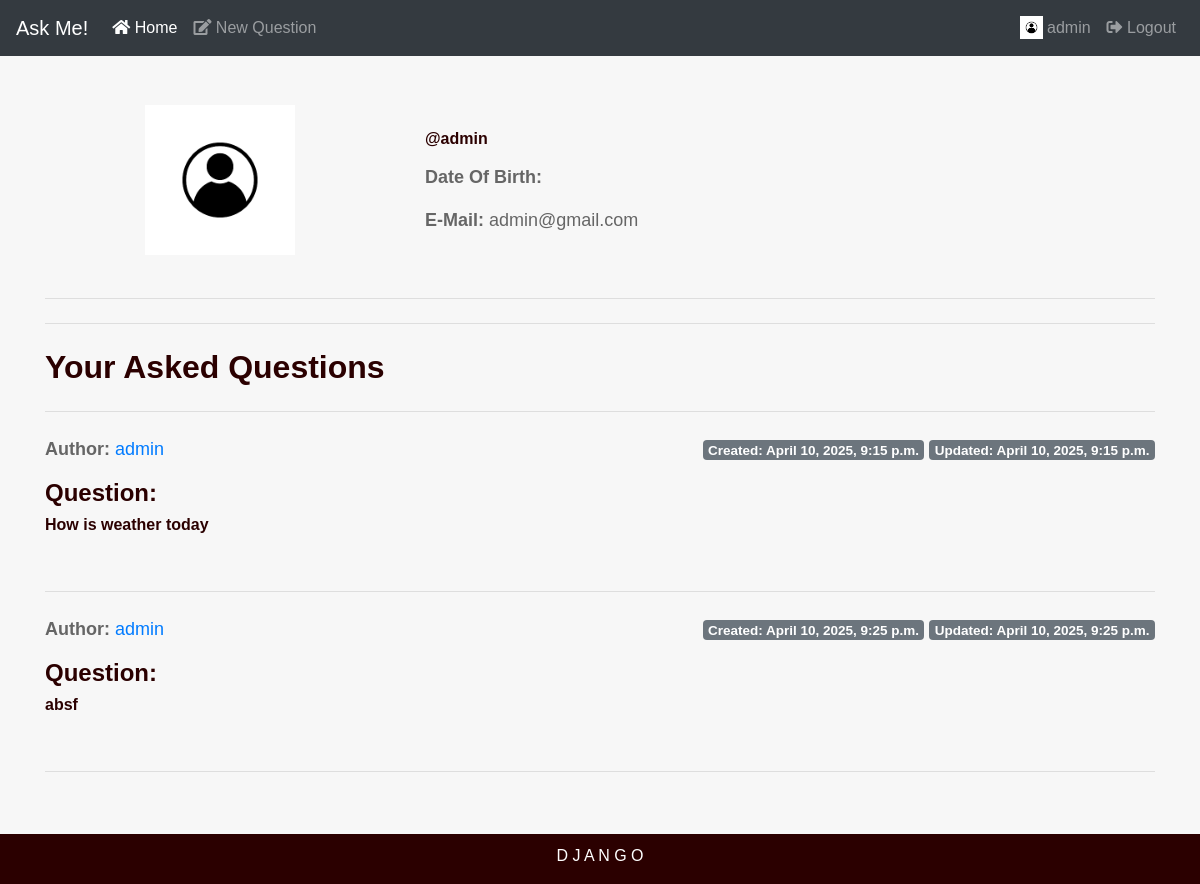
The app's page /askme/profilepage/admin/ (signed in) with its own data.
### myapp/models.py (models this page shows, shortened)
class Question(models.Model):
    slug = models.SlugField(max_length=120)
    author = models.ForeignKey(User , related_name='blog_posts' , on_delete=models.CASCADE)
    body = models.TextField()
    created = models.DateTimeField(auto_now_add=True)
    updated = models.DateTimeField(auto_now=True)

### myapp/views.py (the view)
# urls.py: path('profilepage/<str:username>/',views.profilepage,name='profilepage'),
def profilepage(request,username):
    user = User.objects.get(username=username)
    questions = Question.objects.filter(author=user)
    profile = Profile.objects.all()
    context = {
        'questions': questions,
        'profile' : profile,
        'user':user,
    }
    return render(request,'profile.html',context)

### templates/profile.html (shortened to what this page needs)
{% extends 'base.html' %}
{% load static %}
{% block content %}
    <div class="row my-2">
        <div class="col-lg-4 order-lg-1 text-center">
            {% if user.profile.photo %}
                <img src="{{ user.profile.photo.url }}" class="mx-auto img-fluid img-circle d-block" alt="avatar" width="150" height="150">
            {% else %}
                <img src="{% static 'image.png' %}" class="mx-auto img-fluid img-circle d-block" alt="avatar" width="150" height="150">
            {% endif %}
        </div>
        <div class="col-lg-8 order-lg-2">
            <div class="tab-content py-4">
                <div class="tab-pane active" id="profile">
                    <h6>@{{ user.username }}</h6>
                    <div class="row">
                        <div class="col-md-6">
                            <p><strong>Date Of Birth: </strong>{{ user.profile.dob }}</p>
                            <p><strong>E-Mail: </strong>{{ user.email }}</p>
                        </div>
                    </div>
                </div>
            </div>
        </div>
    </div>
    <hr class="my-4">
    <hr class="my-4">
    <div>
        <h2 class="display-6">Your Asked Questions</h2>
        <hr class="my-4">
        {% for q in questions %}
            <div>
                <p><strong>Author: </strong><a href="{% url 'askme:profilepage' q.author %}">{{ q.author }}</a>
                    <span class="float-right">
                        <span class="badge badge-secondary">Created: {{ q.created }}</span>
                        <span class="badge badge-secondary">Updated: {{ q.updated }}</span>
                    </span>
                </p>
                <h4>Question:</h4><h6>{{ q.body }}</h6>
            </div>
            <br>
            <hr class="my-4">
        {% endfor %}
    </div>
    <br>
    <br>
{% endblock %}

### templates/base.html (shortened to what this page needs)
{% load static %}
<!DOCTYPE html>
<html lang="en">
<head>
    <link rel="stylesheet" href="https://maxcdn.bootstrapcdn.com/bootstrap/4.0.0/css/bootstrap.min.css">
    <link rel="stylesheet" href="{% static 'app.css' %}" type="text/css" />
    <link rel="stylesheet" href="https://cdnjs.cloudflare.com/ajax/libs/font-awesome/5.14.0/css/all.min.css" />
</head>
<body>
    <nav class="navbar navbar-expand-lg navbar-dark bg-dark fixed-top">
        <a class="navbar-brand" href="{% url 'askme:ques_feed' %}">Ask Me!</a>
        <div class="collapse navbar-collapse" id="navbarSupportedContent">
            <ul class="navbar-nav mr-auto">
                <li class="nav-item active">
                    <a class="nav-link" href="{% url 'askme:ques_feed' %}"><i class="fas fa-home"></i> Home <span class="sr-only">(current)</span></a>
                </li>
                {% if request.user.is_authenticated %}
                    <li class="nav-item">
                        <a class="nav-link" href="{% url 'askme:ask_question' %}"><i class="fas fa-edit"></i> New Question</a>
                    </li>
                {% endif %}
            </ul>
            <ul class="navbar-nav ml-auto">
                {% if request.user.is_authenticated %}
                    <li class="nav-item">
                        <a class="nav-link" href="{% url 'askme:profilepage' request.user %}" id="navbar" role="button" aria-haspopup="true" aria-expanded="false">
                            <img src="/static/image.png" width="23" height="23" class="d-inline-block align-top" alt="profilePic">
                            {{ request.user }}
                        </a>
                    </li>
                    <li class="nav-item"><a class="nav-link" href="{% url 'askme:user_logout' %}"><i class="fas fa-sign-out-alt"></i> Logout</a></li>
                {% else %}
                    <ul class="nav navbar-nav navbar-right">
                        <li class="nav-item"><a class="nav-link" href="{% url 'askme:user_login' %}"><i class="fas fa-sign-in-alt"></i> Login</a></li>
                        <li class="nav-item"><a class="nav-link" href="{% url 'askme:register' %}"><i class="fas fa-user-plus"></i> Register</a></li>
                    </ul>
                {% endif %}
            </ul>
        </div>
    </nav>
    <div class="jumbotron jumbotron-fluid">
        <div class="container container-fluid">
            {% block content %}{% endblock %}
        </div>
    </div>
    <footer class="footer">
        <p>D J A N G O</p>
    </footer>
</body>
</html>

### static/app.css (style rules this page uses)
* { margin: 0; padding: 0; box-sizing: border-box; }
body { font-family: Arial, sans-serif; }
.navbar { background-color: #2b0000; }
.container { padding-top: 77px; }
.footer { position: fixed; left: 0; bottom: 0; width: 100%; background-color: #2b0000; color: white; text-align: center; text-transform: uppercase; }
.footer p { padding-top: 10px; }
.jumbotron { background-color: #f7f7f7; padding: 20px; margin-bottom: 20px; }
.jumbotron p { font-size: 18px; color: #666; }
h1, h2, h3, h4, h5, h6 { font-weight: bold; color: #2b0000; }

### records on screen
Question: author "admin", created "April 10, 2025, 9:15 p.m.", updated "April 10, 2025, 9:15 p.m.", body "How is weather today"
Question: author "admin", created "April 10, 2025, 9:25 p.m.", updated "April 10, 2025, 9:25 p.m.", body "absf"

### other values on screen
{{ request.user }} "admin"
{{ user.username }} "admin"
{{ user.email }} "admin@gmail.com"
